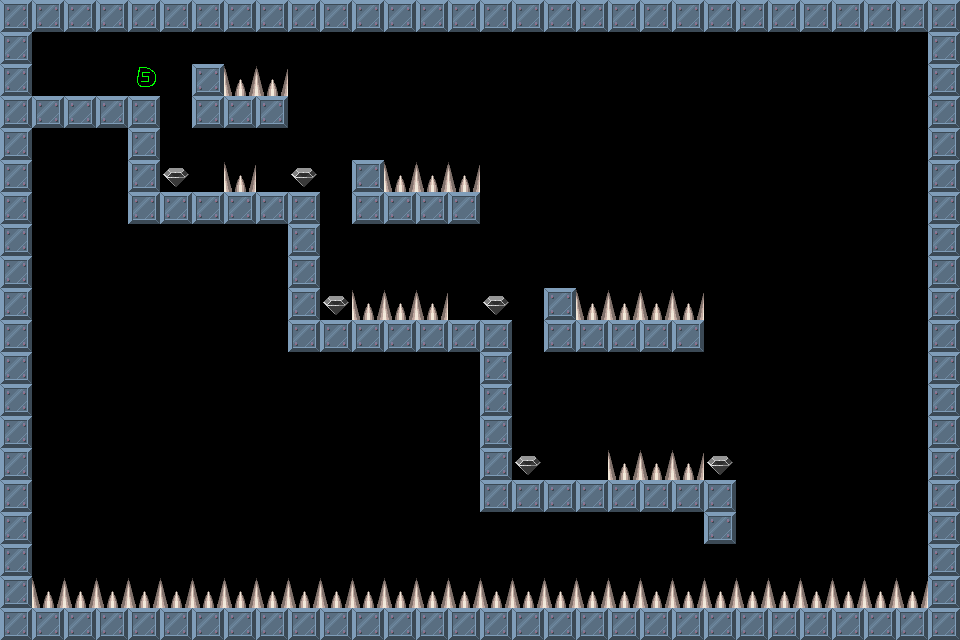

This game map was drawn from its Tiled (.tmx) file and the tilesets committed beside it. A one-line description and the trimmed map source follow:
An orthogonal 30x20 tile map with 32x32 px tiles, 1 tile layer (Tile Layer 1).

<map version="1.0" orientation="orthogonal" width="30" height="20" tilewidth="32" tileheight="32">
 <tileset firstgid="1" name="brick-1" tilewidth="32" tileheight="32">
  <image source="brick-1.png" width="128" height="128" />
  <tile id="0">
   <properties>
    <property name="components" value="Platform" />
   </properties>
  </tile>
  <tile id="1">
   <properties>
    <property name="components" value="PlayerStart" />
   </properties>
  </tile>
  <tile id="2">
   <properties>
    <property name="components" value="Spikes, Deadly" />
   </properties>
  </tile>
  <tile id="3">
   <properties>
    <property name="components" value="Gem" />
   </properties>
  </tile>
  <tile id="4">
   <properties>
    <property name="components" value="Spikes, Deadly" />
   </properties>
  </tile>
  <tile id="5">
   <properties>
    <property name="components" value="Stone, Pushable, Platform" />
   </properties>
  </tile>
  <tile id="6">
   <properties>
    <property name="components" value="Gem, PowerUp" />
   </properties>
  </tile>
  <tile id="7">
   <properties>
    <property name="components" value="Gem, PowerDown" />
   </properties>
  </tile>
 </tileset>
 <layer name="Tile Layer 1" width="30" height="20">
  <data>[600 cells, 197 non-empty, 4 distinct tile ids]</data>
 </layer>
</map>
